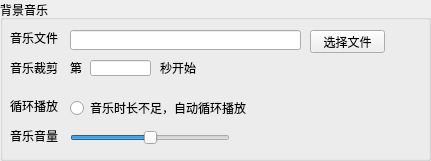
    <widget class="QGroupBox" name="groupBox_12">
     <property name="geometry">
      <rect>
       <x>0</x>
       <y>300</y>
       <width>431</width>
       <height>161</height>
      </rect>
     </property>
     <property name="title">
      <string>背景音乐</string>
     </property>
     <widget class="QLabel" name="label_88">
      <property name="geometry">
       <rect>
        <x>10</x>
        <y>30</y>
        <width>54</width>
        <height>16</height>
       </rect>
      </property>
      <property name="text">
       <string>音乐文件</string>
      </property>
     </widget>
     <widget class="QLabel" name="label_89">
      <property name="geometry">
       <rect>
        <x>10</x>
        <y>60</y>
        <width>54</width>
        <height>16</height>
       </rect>
      </property>
      <property name="text">
       <string>音乐裁剪</string>
      </property>
     </widget>
     <widget class="QLabel" name="label_90">
      <property name="geometry">
       <rect>
        <x>10</x>
        <y>100</y>
        <width>54</width>
        <height>12</height>
       </rect>
      </property>
      <property name="text">
       <string>循环播放</string>
      </property>
     </widget>
     <widget class="QLabel" name="label_91">
      <property name="geometry">
       <rect>
        <x>10</x>
        <y>130</y>
        <width>54</width>
        <height>12</height>
       </rect>
      </property>
      <property name="text">
       <string>音乐音量</string>
      </property>
     </widget>
     <widget class="QLineEdit" name="lineEdit_45">
      <property name="geometry">
       <rect>
        <x>70</x>
        <y>30</y>
        <width>231</width>
        <height>20</height>
       </rect>
      </property>
      <property name="focusPolicy">
       <enum>Qt::NoFocus</enum>
      </property>
     </widget>
     <widget class="QPushButton" name="pushButton_25">
      <property name="geometry">
       <rect>
        <x>310</x>
        <y>30</y>
        <width>75</width>
        <height>23</height>
       </rect>
      </property>
      <property name="text">
       <string>选择文件</string>
      </property>
     </widget>
     <widget class="QLabel" name="label_92">
      <property name="geometry">
       <rect>
        <x>70</x>
        <y>60</y>
        <width>21</width>
        <height>16</height>
       </rect>
      </property>
      <property name="text">
       <string>第</string>
      </property>
     </widget>
     <widget class="QLineEdit" name="lineEdit_46">
      <property name="geometry">
       <rect>
        <x>90</x>
        <y>60</y>
        <width>61</width>
        <height>16</height>
       </rect>
      </property>
     </widget>
     <widget class="QLabel" name="label_93">
      <property name="geometry">
       <rect>
        <x>160</x>
        <y>60</y>
        <width>54</width>
        <height>16</height>
       </rect>
      </property>
      <property name="text">
       <string>秒开始</string>
      </property>
     </widget>
     <widget class="QRadioButton" name="radioButton_21">
      <property name="geometry">
       <rect>
        <x>70</x>
        <y>100</y>
        <width>191</width>
        <height>16</height>
       </rect>
      </property>
      <property name="text">
       <string>音乐时长不足，自动循环播放</string>
      </property>
     </widget>
     <widget class="QSlider" name="horizontalSlider_6">
      <property name="geometry">
       <rect>
        <x>70</x>
        <y>130</y>
        <width>160</width>
        <height>16</height>
       </rect>
      </property>
      <property name="maximum">
       <number>100</number>
      </property>
      <property name="value">
       <number>50</number>
      </property>
      <property name="orientation">
       <enum>Qt::Horizontal</enum>
      </property>
     </widget>
    </widget>
